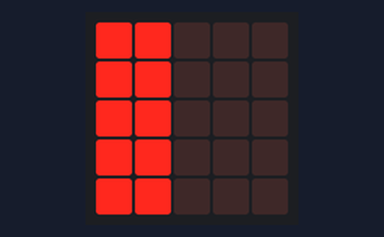
A program run on a simulated BBC micro:bit running MicroPython. On the bench: the board's 5×5 LED display.

Above: at 0.1 s.
At 1.1 s:
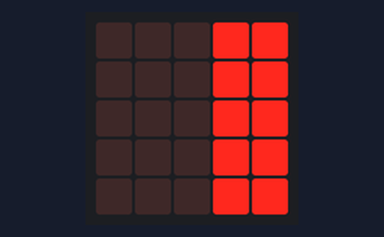
At 1.6 s:
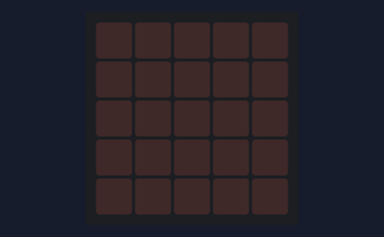

The program:

kolone_naizmenicno.py
```python
from microbit import *

def postavi_kolone(kolona1, kolona2, osvetljenost):
    for red in range(5):
        display.set_pixel(kolona1, red, osvetljenost)
        display.set_pixel(kolona2, red, osvetljenost)
    sleep(500)

while True:
    postavi_kolone(0, 1, 9) # ukljuci prve dve kolone
    postavi_kolone(0, 1, 0) # iskljuci prve dve kolone
    postavi_kolone(3, 4, 9) # ukljuci poslednje dve kolone
    postavi_kolone(3, 4, 0) # iskljuci poslednje dve kolone
```

Measured:
- by itself, everything shown: repeats every 2.0 s, in 4 steps
- what the display in image 1 shows lasts 0.5 s, from 1.0 s to 1.5 s
